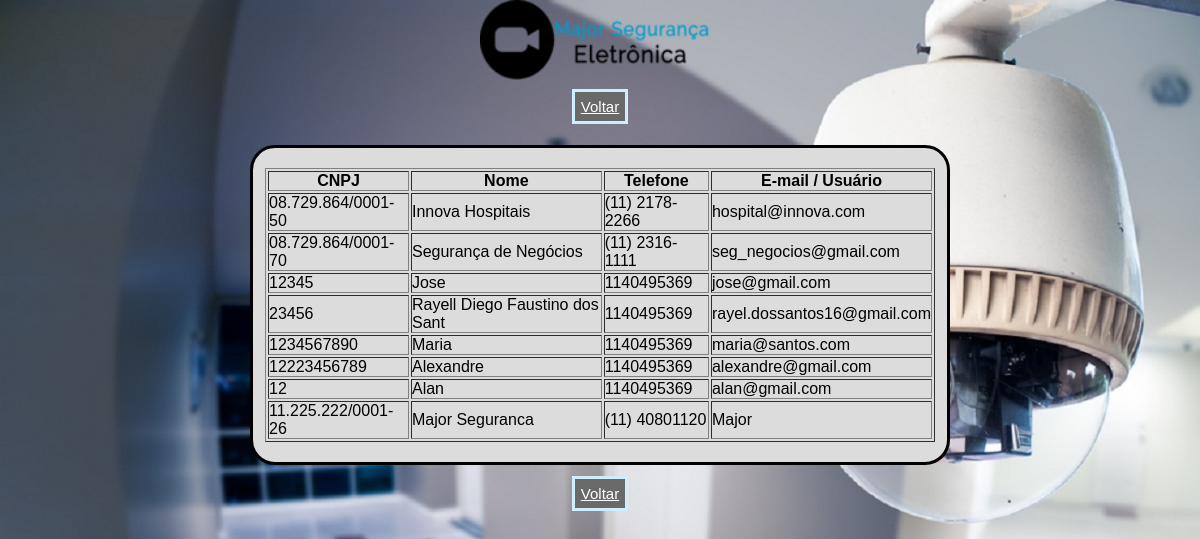
/sist.web/registre_emp.php, run on the app's committed database.
### tables this page shows
CREATE TABLE IF NOT EXISTS `registre_empresa` (
  `CNPJ` char(18) NOT NULL,
  `nome` varchar(60) NOT NULL,
  `telefone` char(15) NOT NULL,
  `email` varchar(100) NOT NULL,
  `senha` varchar(255) NOT NULL,
  `conf_senha` varchar(255) NOT NULL,
  PRIMARY KEY (`CNPJ`)
);

### sist.web/registre_emp.php (the view, shortened to what this page needs)
<html lang="pt-br">
    <head>
    <link rel="stylesheet" type="text/css" href="estilo.css">
    </head>
    <body>
        <div id="menu">
            <center><div <a href="index.html"><img src="imagens/logoex.png" width="240" height="80"></a></div><br>
            <a id="pag" href="home.html">Voltar</a></center>
        </div>
    </body>
</html>
<?php
echo '<link rel="stylesheet" type="text/css" href="estilophp.css">';
echo '<body>';
include "conexao.php";
    try
    {
        $Comando=$conexao->prepare("SELECT * FROM registre_empresa");
        if($Comando->execute())
        {
            echo '<center>';
            echo '<div id=tab>';
            echo '<table border=1>';
            echo '<th> CNPJ </th>';
            echo '<th> Nome </th>';
            echo '<th> Telefone </th>';
            echo '<th> E-mail / Usuário </th>';
            while ($linha=$Comando->fetch(PDO::FETCH_OBJ))
            {
                echo '<tr>';
                    echo '<td>'.$linha->CNPJ.'</td>';
                    echo '<td>'.$linha->nome.'</td>';
                    echo '<td>'.$linha->telefone.'</td>';
                    echo '<td>'.$linha->email.'</td>';
                echo '</tr>';
            }
            echo '</table>';
            echo '</div>';
            echo '</center>';
        }
        else
        {
            echo "<script>alert('Não foi possível completar a consulta!')</script>";
            echo ('<meta http-equiv="refresh"content=0;"home.html">');
        }
    }
    catch (PDOException $erro)
    {
        echo "Erro:".$erro->getMessage();
    }
    echo '</body>';
?>
<html>
            <center><a id="pag" href="home.html">Voltar</a></center>
            <br>
</html>

### sist.web/estilo.css (style rules this page uses)
* { margin: 0; padding: 0; }
body { font-size: 1em; font-family: "Trebuche MV", Helvetica, sans-serif; background-image: url(imagens/back.jpeg); background-repeat: no-repeat; background-size: 100% 100%; background-attachment: fixed; }
#pag { background-color:#696969; color: white; font-size: 15; padding: 6px; border-style: solid; border-color:#cceeff; width: 100px; height: 20px; }

### sist.web/estilophp.css (style rules this page uses)
* { margin: 0; padding: 0; }
body { font-size: 1rem; font-family: "Trebuche MV", Helvetica, sans-serif; background-image: url(imagens/back.jpeg); background-repeat: no-repeat; background-size: 100% 100%; background-attachment: fixed; }
#tab { background-color: gainsboro; display: inline-flex; padding: 20px 12px 20px 12px; margin-top: 30px; margin-left: 250px; margin-right: 250px; margin-bottom: 20px; border-style: solid; border-radius: 25px; }

### data on the page
registre_empresa: CNPJ "08.729.864/0001-50", nome "Innova Hospitais", telefone "(11) 2178-2266", email "hospital@innova.com"
registre_empresa: CNPJ "08.729.864/0001-70", nome "Segurança de Negócios", telefone "(11) 2316-1111", email "seg_negocios@gmail.com"
registre_empresa: CNPJ "12345", nome "Jose", telefone "1140495369", email "jose@gmail.com"
registre_empresa: CNPJ "23456", nome "Rayell Diego Faustino dos Sant", telefone "1140495369", email "rayel.dossantos16@gmail.com"
registre_empresa: CNPJ "1234567890", nome "Maria", telefone "1140495369", email "maria@santos.com"
registre_empresa: CNPJ "12223456789", nome "Alexandre", telefone "1140495369", email "alexandre@gmail.com"
registre_empresa: CNPJ "12", nome "Alan", telefone "1140495369", email "alan@gmail.com"
registre_empresa: CNPJ "11.225.222/0001-26", nome "Major Seguranca", telefone "(11) 40801120", email "Major"
